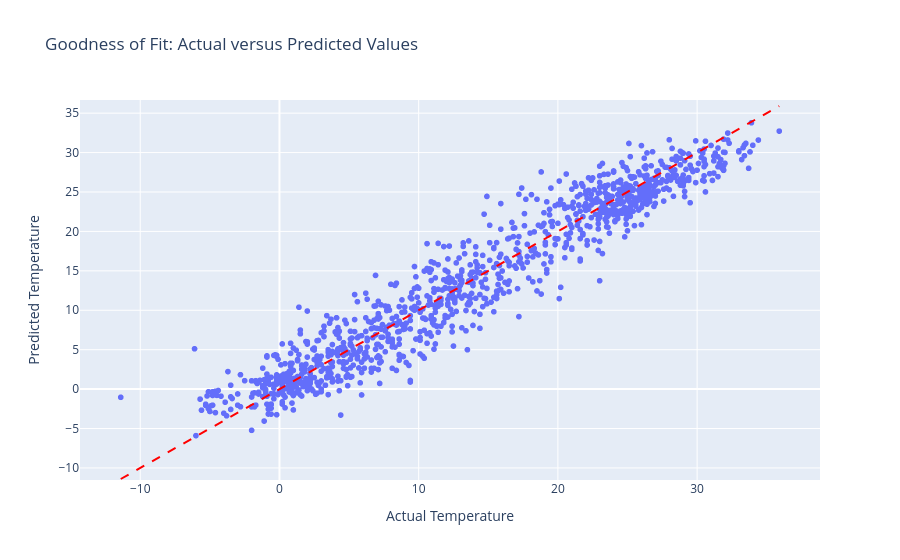

Notebook code for this chart:
### Code cell
fig_scatter = px.scatter(
    plot_df,
    x="Actual Temperature",
    y="Predicted Temperature",
    title="Goodness of Fit: Actual versus Predicted Values",
)

fig_scatter.add_shape(
    type="line",
    x0=plot_df["Actual Temperature"].min(),
    y0=plot_df["Actual Temperature"].min(),
    x1=plot_df["Actual Temperature"].max(),
    y1=plot_df["Actual Temperature"].max(),
    line=dict(color="red", dash="dash"),
)
fig_scatter.show()

### Figure 1 — Plotly figure (JSON) as saved in the notebook; plotly's stock layout.template omitted (floating-point values rounded to 4 significant figures; data arrays with more than 128 entries replaced by an {"elided": "..."} marker saying what was removed)
{"data": [{"hovertemplate": "Actual Temperature=%{x}<br>Predicted Temperature=%{y}<extra></extra>", "legendgroup": "", "marker": {"color": "#636efa", "symbol": "circle"}, "mode": "markers", "name": "", "showlegend": false, "type": "scattergl", "x": {"elided": "1155 float values"}, "xaxis": "x", "y": {"elided": "1155 float values"}, "yaxis": "y"}], "layout": {"legend": {"tracegroupgap": 0}, "shapes": [{"line": {"color": "red", "dash": "dash"}, "type": "line", "x0": -11.4, "x1": 35.9, "y0": -11.4, "y1": 35.9}], "title": {"text": "Goodness of Fit: Actual versus Predicted Values"}, "xaxis": {"anchor": "y", "domain": [0, 1], "title": {"text": "Actual Temperature"}}, "yaxis": {"anchor": "x", "domain": [0, 1], "title": {"text": "Predicted Temperature"}}}}
